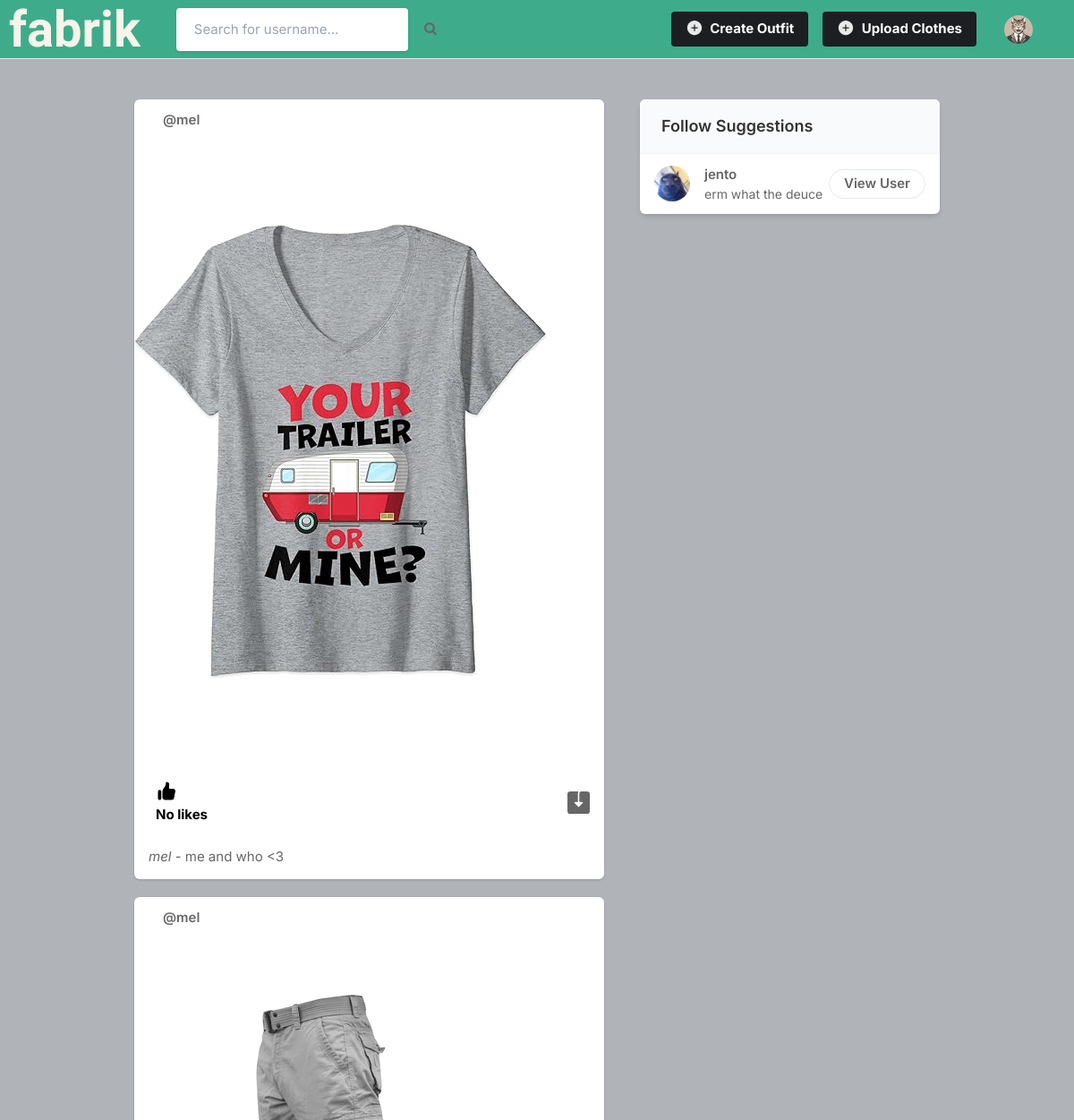
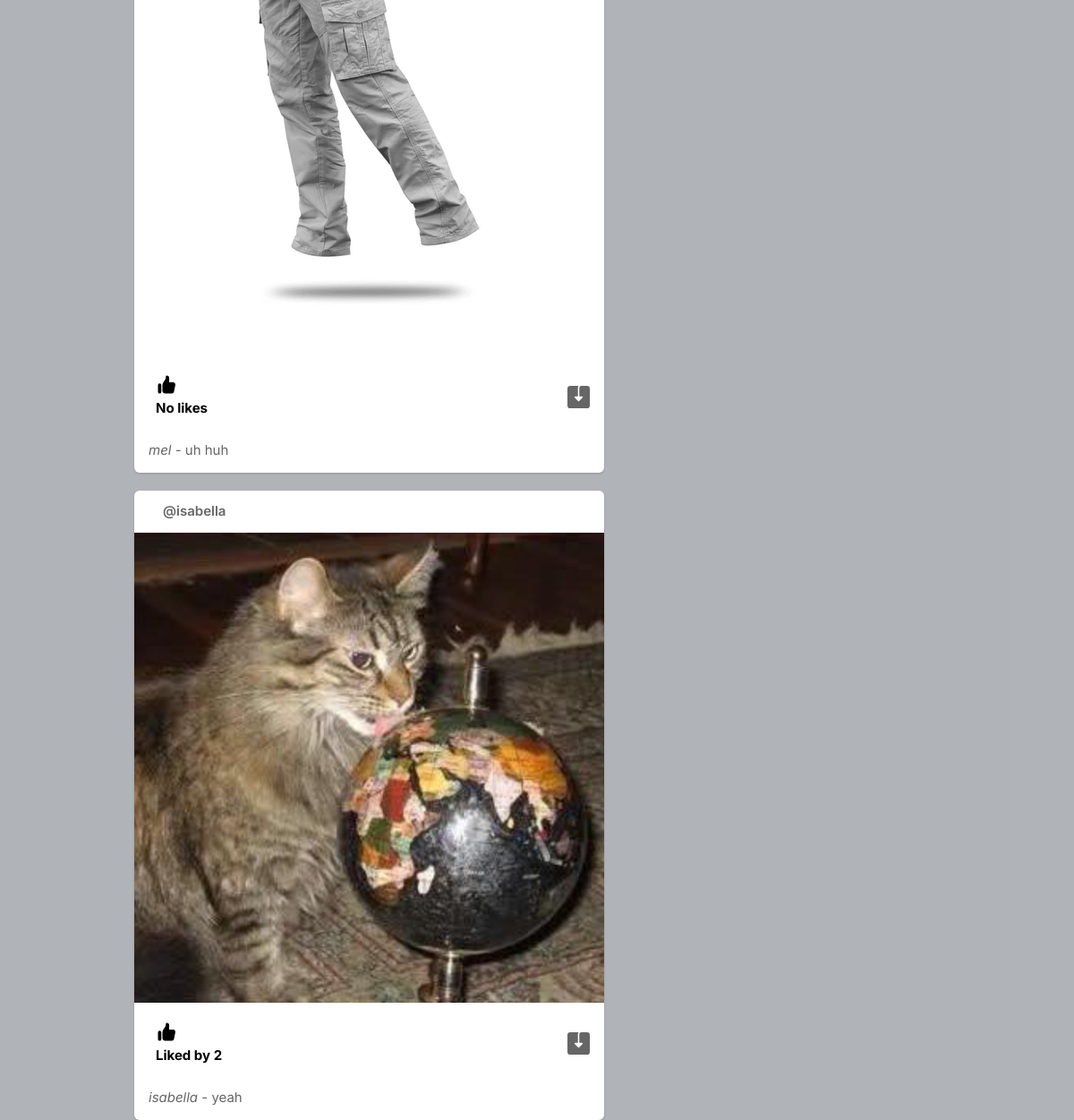
The app's page / (signed in) with its own data (2 pictures, top to bottom).
### core/models.py (models this page shows, shortened)
class Profile(models.Model):
    user = models.ForeignKey(User, on_delete=models.CASCADE)
    id_user = models.IntegerField()
    bio = models.TextField(blank=True)
    profileimg = models.ImageField(upload_to='profile_images', default='blank-profile-picture-png.wbpg')
    location = models.CharField(max_length=100, blank=True)

class Post(models.Model):
    id = models.UUIDField(primary_key=True, default=uuid.uuid4)
    user = models.CharField(max_length=100)
    image = models.ImageField(upload_to='post_images')
    caption = models.TextField()
    created_at = models.DateTimeField(default=datetime.now)
    no_of_likes = models.IntegerField(default=0)

### core/views.py (the view)
# urls.py: path('', views.index, name='index'),
@login_required(login_url='signin')
def index(request):
    user_object = User.objects.get(username=request.user.username)
    user_profile = Profile.objects.get(user=user_object)
    user_following_list = []
    feed = []
    user_following = FollowersCount.objects.filter(follower=request.user.username)
    for users in user_following:
        user_following_list.append(users.user)
    for usernames in user_following_list:
        feed_lists = Post.objects.filter(user=usernames)
        feed.append(feed_lists)
    user_posts = feed_lists = Post.objects.filter(user=request.user.username)
    feed.append(user_posts)
    feed_list = list(chain(*feed))
    all_users = User.objects.all()
    user_following_all = []
    for user in user_following:
        user_list = User.objects.get(username=user.user)
        user_following_all.append(user_list)
    new_suggestions_list = [x for x in list(all_users) if (x not in list(user_following_all))]
    current_user = User.objects.filter(username=request.user.username)
    final_suggestions_list = [x for x in list(new_suggestions_list) if (x not in list(current_user))]
    random.shuffle(final_suggestions_list)
    username_profile = []
    username_profile_list = []
    for users in final_suggestions_list:
        username_profile.append(users.id)
    for ids in username_profile:
        profile_lists = Profile.objects.filter(id_user=ids)
        username_profile_list.append(profile_lists)
    suggestions_username_profile_list = list(chain(*username_profile_list))
    return render(request, 'index.html', {'user_profile': user_profile, 'posts':feed_list, 'suggestions_username_profile_list': suggestions_username_profile_list[:4]})

### templates/index.html (shortened to what this page needs)
{% load static %}
<!DOCTYPE html>
<html lang="en">
<head>
    <link rel="stylesheet" href="{% static 'assets/css/icons.css' %}">
    <link rel="stylesheet" href="{% static 'assets/css/uikit.css' %}">
    <link rel="stylesheet" href="{% static 'assets/css/style.css' %}">
    <link rel="stylesheet" href="{% static 'assets/css/tailwind.css' %}">
    <link rel="stylesheet" href="https://cdnjs.cloudflare.com/ajax/libs/font-awesome/4.7.0/css/font-awesome.min.css">
</head>
<body>
    <header style ="background:#3eac8bff">
        <b><h1 style="
            font-family: Rozha One, serif;
            font-size: 3.5rem;
            color:  #f6f4ebff;
            padding-left: 20px;
            padding: 10px;
        ">fabrik</h1></b>
        <div class="header_inner">
            <form action="/search" method="POST">
            <div class="left-side">
                    <input type="text" name="username" placeholder="Search for username..." style="color: #f6f4ebff">&nbsp; &nbsp; &nbsp;
                    <button type="submit"><i class="fa fa-search fa-1x"></i></button>
            </div>
            </form>
            <div class="right-side lg:pr-4">
                <a href="{% url 'create-outfit' %}"
                    class="bg-pink-500 flex font-bold hover:bg-pink-600 hover:text-white inline-block items-center lg:block max-h-10 mr-4 px-4 py-2 rounded shado text-white">
                    <ion-icon name="add-circle" class="-mb-1
                        mr-1 opacity-90 text-xl uilus-circle"></ion-icon> Create Outfit
                </a>
                <a href="#"
                    class="bg-pink-500 flex font-bold hover:bg-pink-600 hover:text-white inline-block items-center lg:block max-h-10 mr-4 px-4 py-2 rounded shado text-white">
                    <ion-icon name="add-circle" class="-mb-1
                        mr-1 opacity-90 text-xl uilus-circle"></ion-icon> Upload Clothes
                </a>
                <a href="#">
                    <img src="{{user_profile.profileimg.url}}" class="header-avatar" alt="">
                </a>
            </div>
        </div>
    </header>
    <div class="container m-auto">
        <div class="lg:flex justify-center lg:space-x-10 lg:space-y-0 space-y-5">
            <div class="space-y-5 flex-shrink-0 lg:w-7/12">
                {% for post in posts reversed %}
                <div class="bg-white shadow rounded-md  -mx-2 lg:mx-0">
                    <div class="flex justify-between items-center px-4 py-3">
                        <div class="flex flex-1 items-center space-x-4">
                            <span class="block font-semibold "> <a href="/profile/{{post.user}}">@{{post.user}}</a> </span>
                        </div>
                    </div>
                    <div uk-lightbox>
                        <a href="{{post.image.url}}">
                            <img src="{{post.image.url}}" alt="">
                        </a>
                    </div>
                    <div class="py-3 px-4 space-y-3">
                        <div class="flex space-x-4 lg:font-bold">
                            <a href="/like-post?post_id={{post.id}}" class="flex items-center space-x-2">
                                <div class="p-2 rounded-full text-black">
                                    {% if post.no_of_likes == 0 %}
                                    <p>No likes</p>
                                    {% else %}
                                    <p>Liked by {{post.no_of_likes}}</p>
                                    {% endif %}
                                </div>
                            </a>
                            <a href="#" class="flex items-center space-x-2 flex-1 justify-end">
                            </a>
                        </div>
                        <p>
                            <a href="/profile/{{post.user}}"><i>{{post.user}} </i>- {{post.caption}}</a>
                        </p>
                    </div>
                </div>
                {% endfor %}
            </div>
            <div class="lg:w-5/12">
                <div class="bg-white  shadow-md rounded-md overflow-hidden">
                    <div class="bg-gray-50  border-b border-gray-100 flex items-baseline justify-between py-4 px-6 ">
                        <h2 class="font-semibold text-lg">Follow Suggestions</h2>
                    </div>
                    <div class="divide-gray-300 divide-gray-50 divide-opacity-50 divide-y px-4 ">
                        {% for suggestion in suggestions_username_profile_list %}
                        <div class="flex items-center justify-between py-3">
                            <div class="flex flex-1 items-center space-x-4">
                                <a href="profile/{{suggestion.user}}">
                                    <img src="{{suggestion.profileimg.url}}" class="bg-gray-200 rounded-full w-10 h-10">
                                </a>
                                <div class="flex flex-col">
                                    <span href="/profile/{{suggestion.user}}" class="block font-semibold"> {{suggestion.user}} </span>
                                    <span href="/profile/{{suggestion.user}}" class="block text-sm"> {{suggestion.bio}} </span>
                                </div>
                            </div>
                            <a href="/profile/{{suggestion.user}}" class="border border-gray-200 font-semibold px-4 py-1 rounded-full hover:bg-pink-600 hover:text-white hover:border-pink-600 "> View User </a>
                        </div>
                        {% endfor%}
                        </div>
                    </div>
                </div>
            </div>
        </div>
</body>
</html>

### static/assets/css/style.css (style rules this page uses)
body { background-color: #B0B3B8!important; }
button { vertical-align: middle; }
input { height: 48px; line-height: 48px; padding: 0 20px; outline: none; font-size: 15px; color: #808080; max-width: 100%; width: 100%; -webkit-box-sizing: border-box; box-sizing: border-box; display: block; font-weight: 400; opacity: 1; border-radius: 4px; border: none; -webkit-box-shadow: 0 1px 4px 0px rgba(0, 0, 0, 0.12); box-shadow: 0 1px 4px 0px rgba(0, 0, 0, 0.12); }
input[type="text"], input[type="password"], input[type="email"], input[type="number"] { height: 48px; line-height: 48px; padding: 0 20px; outline: none; font-size: 15px; color: #808080; max-width: 100%; width: 100%; -webkit-box-sizing: border-box; box-sizing: border-box; display: block; font-weight: 400; opacity: 1; border-radius: 4px; border: none; -webkit-box-shadow: 0 1px 4px 0px rgba(0, 0, 0, 0.12); box-shadow: 0 1px 4px 0px rgba(0, 0, 0, 0.12); }
input { -webkit-transition: all 0.1s ease-in-out; transition: all 0.1s ease-in-out; }
::placeholder { color: #808080; opacity: 1; }
button { border: none; margin: 0; padding: 0; width: auto; overflow: visible; background: transparent; color: inherit; font: inherit; line-height: normal; cursor: pointer; }
a { color: #be185d; -webkit-transition: 0.3s; transition: 0.3s; outline: none !important; }
button { outline: none !important; }
img { max-width: 100%; }
body { color: #666; font-size: 15px; line-height: 27px; background-color: #f0f2f5; font-family: "Inter", sans-serif; text-transform: none; }
body p { font-size: 15px; line-height: 27px; }
h1, h2, h3, h4, h5, h6 { font-family: "Inter", sans-serif; text-transform: none; }
input[type="text"], input[type="password"], input[type="email"] { font-family: "Inter", sans-serif; text-transform: none; }
button, body .pac-container { font-family: "Inter", sans-serif; text-transform: none; }
h1, h2, h3, h4, h5, h6 { color: #333; font-weight: 500; margin: 0; padding: 0; }
h1 { font-size: 32px; }
h2 { font-size: 26px; }
b, strong { font-weight: 700 !important; }
@media (min-width: 1024px) { .container { max-width: 900px !important; padding-top: 45px; } }
header { background-color: #fff; left: 0; right: 0; top: 0; z-index: 99; height: 66px; display: -webkit-box; display: -ms-flexbox; display: flex; -webkit-box-align: center; -ms-flex-align: center; align-items: center; border-bottom: 1px solid #e5e7eb; }
header .header_inner { display: -webkit-box; display: -ms-flexbox; display: flex; -webkit-box-align: center; -ms-flex-align: center; align-items: center; max-width: 1090px; margin: auto; width: 100%; max-width: 100% !important; padding: 0 30px; }
header .header_inner .left-side { display: -webkit-box; display: -ms-flexbox; display: flex; -webkit-box-align: center; -ms-flex-align: center; align-items: center; }
header .header_inner .right-side { display: -webkit-box; display: -ms-flexbox; display: flex; -webkit-box-align: center; -ms-flex-align: center; align-items: center; -webkit-box-pack: end; -ms-flex-pack: end; justify-content: flex-end; margin-left: auto; }
header .header_inner .right-side .header-avatar { width: 32px; height: 32px; border-radius: 100%; margin-left: 15px; }

### records on screen
Profile: profileimg (picture)
Post: user "mel", image (picture), no_of_likes "No likes", caption "me and who <3"
Post: user "mel", image (picture), no_of_likes "No likes", caption "uh huh"
Post: user "isabella", image (picture), no_of_likes "2", caption "yeah"
Profile: profileimg (picture), user "jento", bio "erm what the deuce"
